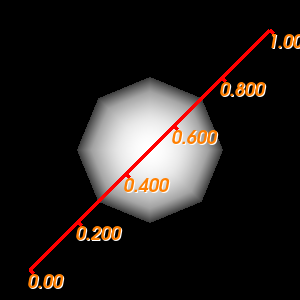

The Python source for this figure:
#!/usr/bin/env python

# Test vtkAxisActor2D with custom text and line properties.

import vtkmodules.vtkInteractionStyle  # noqa: F401
import vtkmodules.vtkRenderingFreeType  # noqa: F401
import vtkmodules.vtkRenderingOpenGL2  # noqa: F401

from vtkmodules.vtkFiltersSources import vtkSphereSource
from vtkmodules.vtkRenderingAnnotation import vtkAxisActor2D
from vtkmodules.vtkRenderingCore import (
    vtkActor,
    vtkPolyDataMapper,
    vtkRenderWindow,
    vtkRenderWindowInteractor,
    vtkRenderer,
)

# Axis actor 2D along a diagonal
axis = vtkAxisActor2D()
axis.SetPoint1(0.1, 0.1)
axis.SetPoint2(0.9, 0.9)

# Custom text property
axis.SetUseFontSizeFromProperty(True)
label_text_prop = axis.GetLabelTextProperty()
label_text_prop.SetColor(1.0, 0.5, 0.0)
label_text_prop.SetFontSize(18)
label_text_prop.BoldOn()
axis.SetLabelTextProperty(label_text_prop)

# Custom line property
axis.GetProperty().SetColor(1.0, 0.0, 0.0)
axis.GetProperty().SetLineWidth(4)

# Source
sphere_source = vtkSphereSource()

sphere_mapper = vtkPolyDataMapper()
sphere_mapper.SetInputConnection(sphere_source.GetOutputPort())

sphere_actor = vtkActor()
sphere_actor.SetMapper(sphere_mapper)

# Renderer
renderer = vtkRenderer()
renderer.AddActor(axis)
renderer.AddActor(sphere_actor)

# Render window
render_window = vtkRenderWindow()
render_window.AddRenderer(renderer)
render_window.SetWindowName("axis actor2d")
render_window.SetMultiSamples(0)
render_window.SetSize(300, 300)

# Interactor
interactor = vtkRenderWindowInteractor()
interactor.SetRenderWindow(render_window)

# Scene
renderer.GetActiveCamera().ParallelProjectionOn()

interactor.Initialize()
interactor.Start()
